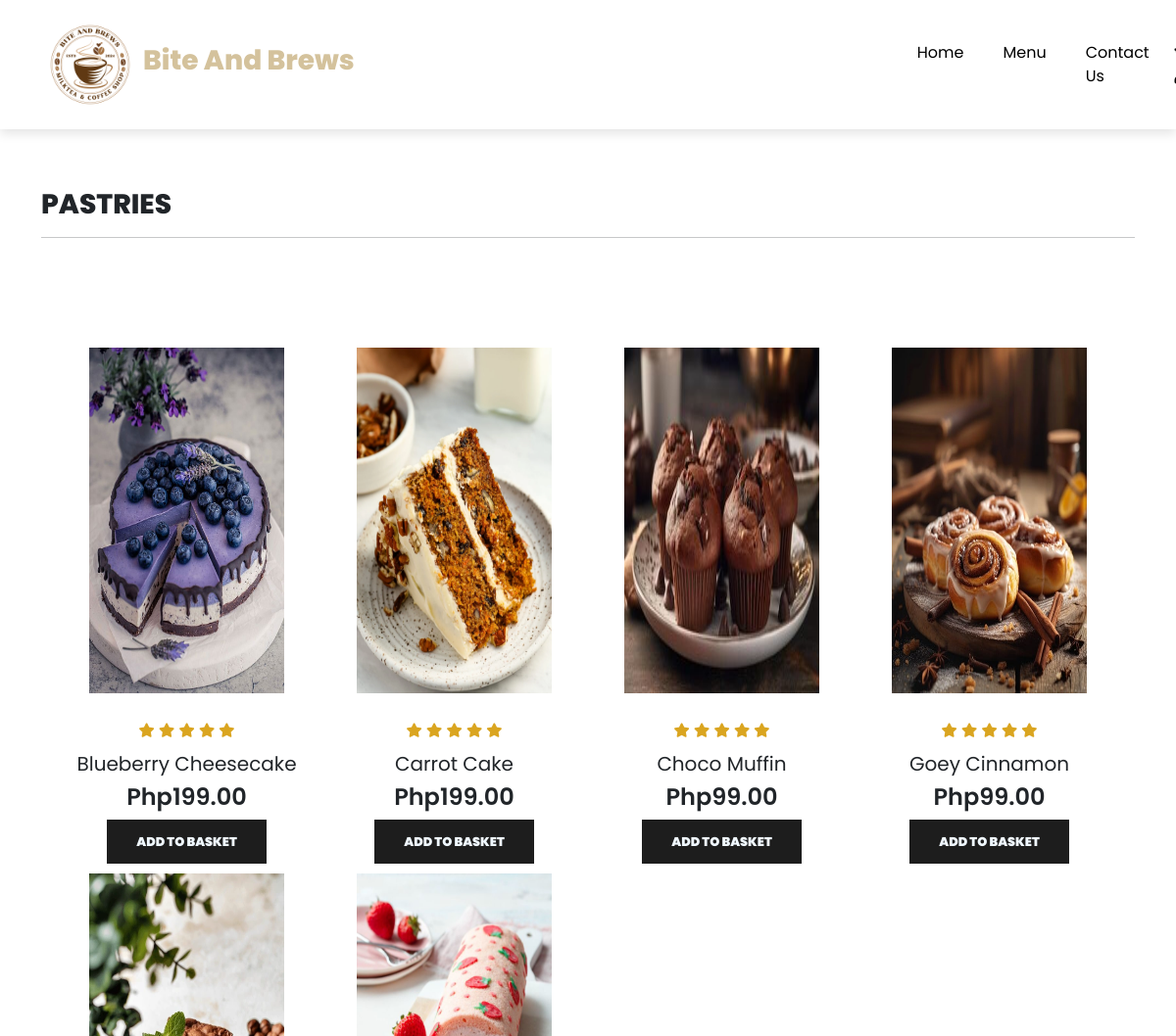
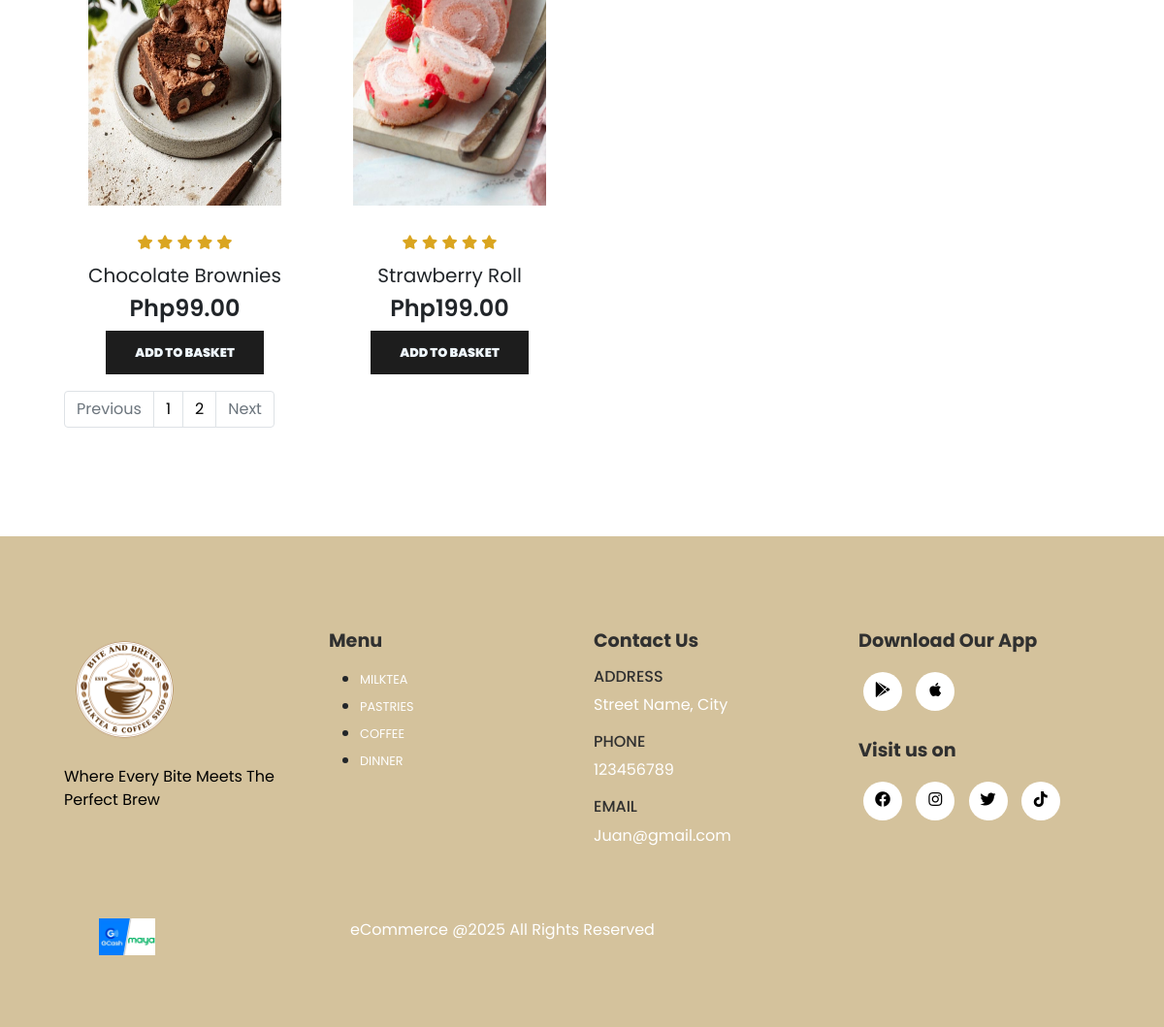
The page /pastries.php on the database its author committed (2 pictures, top to bottom).
### tables this page shows
CREATE TABLE `products` (
  `product_id` int(11) NOT NULL,
  `product_name` varchar(70) NOT NULL,
  `product_category` varchar(70) NOT NULL,
  `product_description` varchar(120) NOT NULL,
  `product_img` varchar(70) NOT NULL,
  `product_img1` varchar(70) NOT NULL,
  `product_img2` varchar(70) NOT NULL,
  `product_img3` varchar(70) NOT NULL,
  `product_img4` varchar(70) NOT NULL,
  `product_price` decimal(10,2) NOT NULL,
  `is_deleted` int(11) NOT NULL
);

### pastries.php (the view, shortened to what this page needs)
<?php
include('layouts/header.php');
include_once("conn/connection.php");
          if(isset($_GET['page_no']) && $_GET['page_no'] !=""){
            $page_no = $_GET['page_no'];
          }else{
            $page_no =1;
          }
         $stmt1 = $conn->prepare("SELECT COUNT(*) AS total_records
                         FROM products
                         WHERE product_category = 'Pastries'
                         AND is_deleted = FALSE");
          $stmt1->execute();
          $stmt1->bind_result($total_records);
          $total_records_per_page = 8;
          $offset = ($page_no-1) * $total_records_per_page;
          $total_no_of_pages = ceil($total_records/$total_records_per_page);
           $stmt2 = $conn->prepare("SELECT * FROM products
                         WHERE product_category = 'Pastries'
                         AND is_deleted = FALSE
                         LIMIT $offset, $total_records_per_page");
          $stmt2->execute();
          $products = $stmt2->get_result();
?>
      <section id="must-try" class="my-5 py-5">
        <div class="container mt-5 py-5">
          <h3>PASTRIES</h3>
          <hr>
        </div>
        <div class="row mx-auto container">
        <?php while($row= $products->fetch_assoc()){ ?>
          <div onclick="window.location.href='single_menu.php';" class="product text-center col-lg-3 col-md-4 col-sm-12 mt-5 mb-5">
            <img class="img-fluid mb-3" src="assets/imgs/<?php echo $row['product_img'];?>"/>
            <div class="star">
              <i class="fas fa-star"></i>
              <i class="fas fa-star"></i>
              <i class="fas fa-star"></i>
              <i class="fas fa-star"></i>
              <i class="fas fa-star"></i>
            </div>
            <h5 class="b-name"><?php echo $row['product_name']; ?></h5>
            <h4 class="b-price">Php<?php echo $row['product_price']; ?></h4>
            <a href=<?php echo "single_menu.php?product_id=". $row['product_id'] ?>><button class="order-btn">Add To Basket</button></a>
          </div>
          <?php }?>
          <nav aria-label="Page navigation example">
            <ul class="pagination mt-5">
                <li class="page-item <?php if($page_no<=1){echo 'disabled';}?>">
                  <a class="page-link" href="<?php if($page_no <=1){echo '#';}else{echo "?page_no=".($page_no-1);}?>">Previous</a>
                </li>
                <li class="page-item"><a class="page-link" href="?page_no=1">1</a></li>
                <li class="page-item"><a class="page-link" href="?page_no=2">2</a></li>
                <li class="page-item <?php if($page_no >= $total_no_of_pages){echo 'disabled';}else?>">
                  <a class="page-link" href="<?php if($page_no >= $total_no_of_pages){echo '#';}else {echo "?page_no=".($page_no+1);}?>">Next</a></li>
            </ul>
        </div>
      </section>
<?php include('layouts/footer.php');?>

### assets/css/style.css (style rules this page uses)
* { margin: 0; padding: 0; box-sizing: border-box; }
body { font-family: 'Poppins',sans-serif; }
h3 { font-size: 1.5 rem; font-weight: 800; }
h4 { font-size: 1.2 rem; font-weight: 600; }
h5 { font-size: 1 rem; font-weight: 400; }
button { font-size: 0.8rem; font-weight: 900; outline: none; border: none; background-color: #1d1d1d; color: aliceblue; padding: 13px 30px; text-transform: uppercase; cursor: pointer; transition: 0.5s ease; }
#must-try .product img { height: 80%; width: 80%; }
.product { cursor: pointer; }
.product img { transition: 0.3s all; }
.star { padding: 10px 0; }
.star i { font-size: 0.9rem; color: goldenrod; }
.container { margin-bottom: 0; }
.pagination a { color: #000000; }

### rows shown on the page
products: product_img (picture), product_name "Blueberry Cheesecake", product_price "199.00"
products: product_img (picture), product_name "Carrot Cake", product_price "199.00"
products: product_img (picture), product_name "Choco Muffin", product_price "99.00"
products: product_img (picture), product_name "Goey Cinnamon", product_price "99.00"
products: product_img (picture), product_name "Chocolate Brownies", product_price "99.00"
products: product_img (picture), product_name "Strawberry Roll", product_price "199.00"
